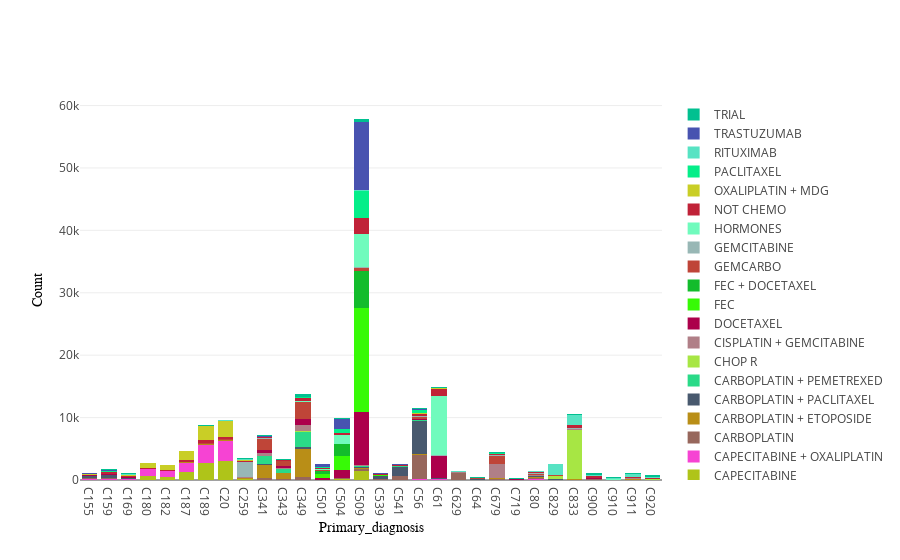

Source (notebook cell):
### Code cell
stacked_barplot(topbenchdiag,'BENCHMARK_GROUP', 'PRIMARY_DIAGNOSIS')

### Figure 1 — Plotly figure (JSON) as saved in the notebook; plotly's stock layout.template omitted (floating-point values rounded to 4 significant figures)
{"data": [{"marker": {"color": "rgb(175, 196, 25)"}, "name": "CAPECITABINE", "type": "bar", "uid": "90f990fc-052c-414b-a638-f2dcbc559dc9", "x": ["C155", "C159", "C169", "C180", "C182", "C187", "C189", "C20", "C259", "C341", "C343", "C349", "C501", "C504", "C509", "C539", "C541", "C56", "C61", "C629", "C64", "C679", "C719", "C80", "C829", "C833", "C900", "C910", "C911", "C920"], "y": [45, 58, 78, 701, 523, 1220, 2685, 2980, 134, 21, 9, 48, 41, 223, 1373, 15, 21, 56, 53, 5, 21, 29, 4, 50, 20, 32, 43, 7, 23, 13]}, {"marker": {"color": "rgb(246, 67, 211)"}, "name": "CAPECITABINE + OXALIPLATIN", "type": "bar", "uid": "45bcd4b1-d778-42f1-b652-6eb6b59f15d1", "x": ["C155", "C159", "C169", "C180", "C182", "C187", "C189", "C20", "C259", "C341", "C343", "C349", "C501", "C504", "C509", "C539", "C541", "C56", "C61", "C629", "C64", "C679", "C719", "C80", "C829", "C833", "C900", "C910", "C911", "C920"], "y": [124, 88, 77, 1048, 902, 1560, 2946, 3261, 71, 9, 6, 30, 3, 14, 50, 4, 5, 45, 47, 13, 17, 29, null, 57, 7, 18, 20, 4, 21, 16]}, {"marker": {"color": "rgb(151, 103, 92)"}, "name": "CARBOPLATIN", "type": "bar", "uid": "be0af7bf-4d33-4dbf-b3c5-3362c0924fec", "x": ["C155", "C159", "C169", "C180", "C182", "C187", "C189", "C20", "C259", "C341", "C343", "C349", "C501", "C504", "C509", "C539", "C541", "C56", "C61", "C629", "C64", "C679", "C719", "C80", "C829", "C833", "C900", "C910", "C911", "C920"], "y": [90, 153, 52, 4, 4, 12, 35, 33, 18, 299, 151, 425, 15, 45, 345, 130, 579, 3963, 28, 1054, 7, 28, 12, 188, 29, 21, 20, 1, 30, 14]}, {"marker": {"color": "rgb(185, 142, 23)"}, "name": "CARBOPLATIN + ETOPOSIDE", "type": "bar", "uid": "73fcec08-be83-4e45-9dd1-0e1552f1c9fc", "x": ["C155", "C159", "C169", "C180", "C182", "C187", "C189", "C20", "C259", "C341", "C343", "C349", "C501", "C504", "C509", "C539", "C541", "C56", "C61", "C629", "C64", "C679", "C719", "C80", "C829", "C833", "C900", "C910", "C911", "C920"], "y": [44, 76, 33, 16, 11, 18, 57, 59, 68, 2100, 883, 4498, 2, 8, 89, 30, 33, 44, 89, 40, 20, 181, 27, 108, 18, 28, 27, 4, 30, 17]}, {"marker": {"color": "rgb(72, 89, 110)"}, "name": "CARBOPLATIN + PACLITAXEL", "type": "bar", "uid": "fc4008c6-b06d-404c-a0a6-426d02bd0353", "x": ["C155", "C159", "C169", "C180", "C182", "C187", "C189", "C20", "C259", "C341", "C343", "C349", "C501", "C504", "C509", "C539", "C541", "C56", "C61", "C629", "C64", "C679", "C719", "C80", "C829", "C833", "C900", "C910", "C911", "C920"], "y": [285, 396, 83, 2, 3, 8, 24, 44, 6, 160, 76, 291, 4, 37, 274, 434, 1525, 5422, 28, 14, 16, 64, 2, 214, 11, 68, 20, 7, 24, 13]}, {"marker": {"color": "rgb(42, 218, 136)"}, "name": "CARBOPLATIN + PEMETREXED", "type": "bar", "uid": "585a4086-c4bb-4334-bdab-b274224014cb", "x": ["C155", "C159", "C169", "C180", "C182", "C187", "C189", "C20", "C259", "C341", "C343", "C349", "C501", "C504", "C509", "C539", "C541", "C56", "C61", "C629", "C64", "C679", "C719", "C80", "C829", "C833", "C900", "C910", "C911", "C920"], "y": [46, 7, 8, 3, 2, 8, 5, 9, 5, 1292, 633, 2478, null, 12, 51, 1, 6, 22, 43, 6, 10, 10, 2, 36, 3, 12, 22, 4, 12, 5]}, {"marker": {"color": "rgb(167, 230, 68)"}, "name": "CHOP R", "type": "bar", "uid": "a4f2ddde-21d1-4bf5-a63f-c64a8c2192b3", "x": ["C155", "C159", "C169", "C180", "C182", "C187", "C189", "C20", "C259", "C341", "C343", "C349", "C501", "C504", "C509", "C539", "C541", "C56", "C61", "C629", "C64", "C679", "C719", "C80", "C829", "C833", "C900", "C910", "C911", "C920"], "y": [6, 12, 3, 12, 4, 9, 16, 19, 5, 11, 6, 39, 2, 13, 66, 76, 10, 21, 43, 62, 5, 27, 2, 37, 605, 7912, 32, 10, 96, 16]}, {"marker": {"color": "rgb(176, 127, 135)"}, "name": "CISPLATIN + GEMCITABINE", "type": "bar", "uid": "a19dce5a-e39c-4cd4-a1fe-62a2f1fff97c", "x": ["C155", "C159", "C169", "C180", "C182", "C187", "C189", "C20", "C259", "C341", "C343", "C349", "C501", "C504", "C509", "C539", "C541", "C56", "C61", "C629", "C64", "C679", "C719", "C80", "C829", "C833", "C900", "C910", "C911", "C920"], "y": [12, 11, 11, 3, 3, 8, 21, 18, 116, 390, 214, 990, 5, 14, 100, 6, 4, 35, 43, 13, 52, 2222, 21, 119, 5, 32, 33, 4, 19, 6]}, {"marker": {"color": "rgb(172, 0, 75)"}, "name": "DOCETAXEL", "type": "bar", "uid": "706292f6-da56-46a7-9f64-1c4d98266ee7", "x": ["C155", "C159", "C169", "C180", "C182", "C187", "C189", "C20", "C259", "C341", "C343", "C349", "C501", "C504", "C509", "C539", "C541", "C56", "C61", "C629", "C64", "C679", "C719", "C80", "C829", "C833", "C900", "C910", "C911", "C920"], "y": [104, 127, 121, 5, 19, 29, 27, 36, 22, 529, 221, 944, 307, 1295, 8503, 9, 35, 128, 3431, 5, 12, 40, 13, 33, 9, 48, 41, 16, 23, 24]}, {"marker": {"color": "rgb(55, 250, 6)"}, "name": "FEC", "type": "bar", "uid": "6e100d0e-1648-47e9-8876-e049ef29ce33", "x": ["C155", "C159", "C169", "C180", "C182", "C187", "C189", "C20", "C259", "C341", "C343", "C349", "C501", "C504", "C509", "C539", "C541", "C56", "C61", "C629", "C64", "C679", "C719", "C80", "C829", "C833", "C900", "C910", "C911", "C920"], "y": [5, 4, null, 10, 13, 13, 23, 12, 3, 10, 7, 18, 607, 2155, 16716, 21, 3, 10, 25, null, 1, 9, 7, 16, 8, 14, 11, 4, 5, 2]}, {"marker": {"color": "rgb(19, 188, 44)"}, "name": "FEC + DOCETAXEL", "type": "bar", "uid": "d2cdfbad-36a1-4122-8cc0-6ae3426c5181", "x": ["C155", "C159", "C169", "C180", "C182", "C187", "C189", "C20", "C259", "C341", "C343", "C349", "C501", "C504", "C509", "C539", "C541", "C56", "C61", "C629", "C64", "C679", "C719", "C80", "C829", "C833", "C900", "C910", "C911", "C920"], "y": [2, 5, 3, 2, 1, 4, 4, 8, null, 3, 1, 9, 521, 1874, 5909, 6, 8, 22, 8, null, 5, 4, 3, 14, null, 15, 6, null, 5, 2]}, {"marker": {"color": "rgb(191, 69, 56)"}, "name": "GEMCARBO", "type": "bar", "uid": "5fa3cd32-af21-47db-8058-de66696aaf57", "x": ["C155", "C159", "C169", "C180", "C182", "C187", "C189", "C20", "C259", "C341", "C343", "C349", "C501", "C504", "C509", "C539", "C541", "C56", "C61", "C629", "C64", "C679", "C719", "C80", "C829", "C833", "C900", "C910", "C911", "C920"], "y": [18, 20, 23, 7, 10, 12, 25, 27, 19, 1672, 841, 2680, 18, 66, 567, 19, 22, 371, 87, 5, 99, 1234, 8, 132, 12, 21, 30, 1, 29, 31]}, {"marker": {"color": "rgb(152, 183, 181)"}, "name": "GEMCITABINE", "type": "bar", "uid": "0ae58a02-a53a-4b79-94ac-d4a36660f778", "x": ["C155", "C159", "C169", "C180", "C182", "C187", "C189", "C20", "C259", "C341", "C343", "C349", "C501", "C504", "C509", "C539", "C541", "C56", "C61", "C629", "C64", "C679", "C719", "C80", "C829", "C833", "C900", "C910", "C911", "C920"], "y": [16, 8, 17, 6, 3, 26, 27, 18, 2472, 178, 36, 113, null, 6, 40, 11, 7, 61, 33, 2, 36, 174, 2, 39, 12, 79, 11, 12, 12, 12]}, {"marker": {"color": "rgb(112, 251, 189)"}, "name": "HORMONES", "type": "bar", "uid": "efccaf6c-9241-4921-8943-97d224c6587b", "x": ["C155", "C159", "C169", "C180", "C182", "C187", "C189", "C20", "C259", "C341", "C343", "C349", "C501", "C504", "C509", "C539", "C541", "C56", "C61", "C629", "C64", "C679", "C719", "C80", "C829", "C833", "C900", "C910", "C911", "C920"], "y": [8, 8, 7, 5, 1, 23, 24, 34, 11, 20, 9, 24, 260, 1512, 5378, 7, 31, 25, 9488, 6, 11, 33, 5, 42, 12, 79, 35, 11, 12, 13]}, {"marker": {"color": "rgb(192, 34, 56)"}, "name": "NOT CHEMO", "type": "bar", "uid": "07f7ba51-8be8-44ea-b2cc-c9d67f3d2433", "x": ["C155", "C159", "C169", "C180", "C182", "C187", "C189", "C20", "C259", "C341", "C343", "C349", "C501", "C504", "C509", "C539", "C541", "C56", "C61", "C629", "C64", "C679", "C719", "C80", "C829", "C833", "C900", "C910", "C911", "C920"], "y": [73, 267, 164, 130, 144, 217, 483, 320, 128, 160, 125, 576, 95, 317, 2475, 157, 96, 386, 1186, 120, 35, 110, 55, 123, 92, 415, 271, 81, 137, 153]}, {"marker": {"color": "rgb(201, 206, 38)"}, "name": "OXALIPLATIN + MDG", "type": "bar", "uid": "7bafd6f3-000f-4ce9-ad18-2db52949155a", "x": ["C155", "C159", "C169", "C180", "C182", "C187", "C189", "C20", "C259", "C341", "C343", "C349", "C501", "C504", "C509", "C539", "C541", "C56", "C61", "C629", "C64", "C679", "C719", "C80", "C829", "C833", "C900", "C910", "C911", "C920"], "y": [47, 68, 64, 802, 763, 1407, 2185, 2577, 184, 27, 14, 38, 2, 15, 86, 20, 9, 69, 38, 6, 19, 32, 7, 76, 10, 27, 29, 7, 26, 14]}, {"marker": {"color": "rgb(4, 238, 137)"}, "name": "PACLITAXEL", "type": "bar", "uid": "28548a1e-3abf-4417-bef4-92c2d97e6a14", "x": ["C155", "C159", "C169", "C180", "C182", "C187", "C189", "C20", "C259", "C341", "C343", "C349", "C501", "C504", "C509", "C539", "C541", "C56", "C61", "C629", "C64", "C679", "C719", "C80", "C829", "C833", "C900", "C910", "C911", "C920"], "y": [99, 106, 133, 7, 5, 16, 34, 40, 13, 61, 23, 77, 163, 578, 4346, 36, 73, 556, 26, 5, 12, 100, 6, 56, 10, 61, 35, 12, 19, 15]}, {"marker": {"color": "rgb(87, 227, 195)"}, "name": "RITUXIMAB", "type": "bar", "uid": "5e6293d5-4979-46b0-98f4-ff12ea3ccf2e", "x": ["C155", "C159", "C169", "C180", "C182", "C187", "C189", "C20", "C259", "C341", "C343", "C349", "C501", "C504", "C509", "C539", "C541", "C56", "C61", "C629", "C64", "C679", "C719", "C80", "C829", "C833", "C900", "C910", "C911", "C920"], "y": [6, 11, 10, 2, 3, 12, 53, 42, 14, 11, 8, 51, 3, 7, 98, 21, 7, 27, 55, 71, 10, 41, 5, 47, 1689, 1509, 71, 166, 484, 160]}, {"marker": {"color": "rgb(72, 83, 176)"}, "name": "TRASTUZUMAB", "type": "bar", "uid": "e104bb52-989e-4c86-b6ec-91f100b6ed15", "x": ["C155", "C159", "C169", "C180", "C182", "C187", "C189", "C20", "C259", "C341", "C343", "C349", "C501", "C504", "C509", "C539", "C541", "C56", "C61", "C629", "C64", "C679", "C719", "C80", "C829", "C833", "C900", "C910", "C911", "C920"], "y": [110, 138, 136, 10, 8, 30, 33, 22, 3, 58, 8, 39, 481, 1633, 10979, 52, 24, 114, 11, 4, 13, 14, 6, 38, 9, 76, 35, 6, 16, 5]}, {"marker": {"color": "rgb(1, 192, 144)"}, "name": "TRIAL", "type": "bar", "uid": "40d51543-291b-48e5-be31-3b603fce17ee", "x": ["C155", "C159", "C169", "C180", "C182", "C187", "C189", "C20", "C259", "C341", "C343", "C349", "C501", "C504", "C509", "C539", "C541", "C56", "C61", "C629", "C64", "C679", "C719", "C80", "C829", "C833", "C900", "C910", "C911", "C920"], "y": [61, 147, 110, 28, 25, 52, 76, 79, 182, 176, 95, 441, 11, 56, 400, 16, 36, 214, 125, 46, 158, 123, 103, 34, 25, 160, 285, 118, 135, 271]}], "layout": {"barmode": "stack", "hovermode": "closest", "xaxis": {"tickmode": "auto", "title": {"font": {"color": "#000000", "family": "Courier New, monospace", "size": 14}, "text": "Primary_diagnosis"}}, "yaxis": {"title": {"font": {"color": "#000000", "family": "Courier New, monospace", "size": 14}, "text": "Count"}}}}
